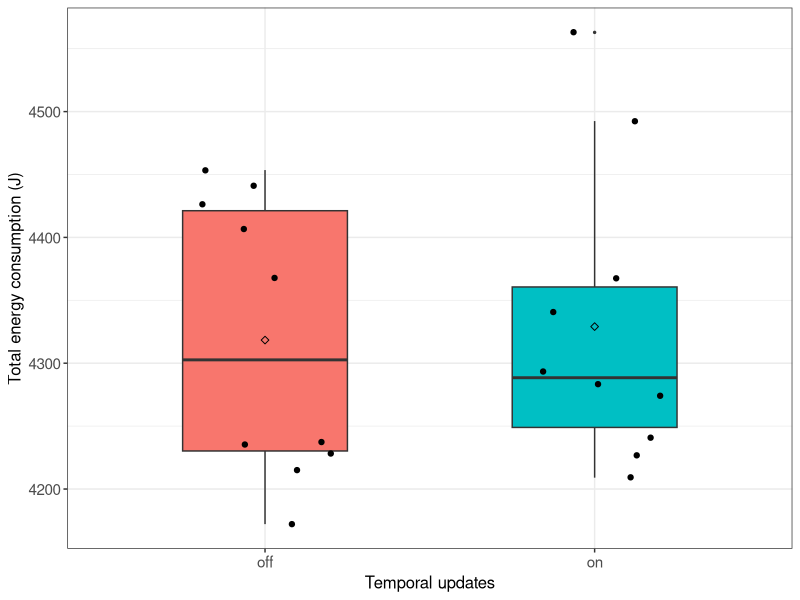
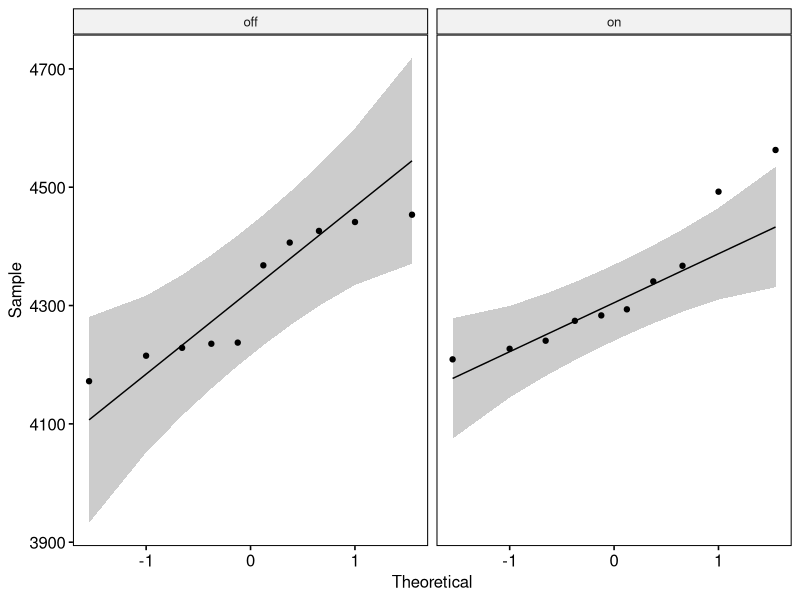

Here is the R script that generated these plots, in order:
## ---- chunk 1
if (!require('tidyverse')) install.packages('tidyverse', dependencies = TRUE); library('tidyverse')
if (!require('ggpubr')) install.packages('ggpubr', dependencies = TRUE); library('ggpubr')
if (!require('rstatix')) install.packages('rstatix', dependencies = TRUE); library('rstatix')
if (!require('ggplot2')) install.packages('ggplot2', dependencies = TRUE); library('ggplot2')
## ---- chunk 2
data <- read.csv(file = '../../raw_data/test_temporal_updates/run_table.csv')
data <- subset(data, select = c(X__run_id, temporal_updates, energy_J))
data$temporal_updates <- as.factor(data$temporal_updates)
data$energy_J <- as.numeric(data$energy_J)
## ---- chunk 3
data %>%
  group_by(temporal_updates) %>%
  get_summary_stats(energy_J, type = "mean_sd")
## ---- chunk 4
ggplot(data, aes(x = temporal_updates, y = energy_J, fill = temporal_updates)) +
  theme_bw() + 
  geom_boxplot(width = 0.5, outlier.size = 0.5) + 
  geom_jitter(width = 0.2) +
  stat_summary(fun = mean, color = 'black', geom = 'point', shape = 5, size = 1.5) +
  labs(x = "Temporal updates", y = "Total energy consumption (J)") +
  theme(legend.position = 'none') +
  theme(
    axis.title.x = element_text(size = 12, family = 'sans'),
    axis.title.y = element_text(size = 12, family = 'sans'),
    axis.text.x = element_text(size = 11, family = 'sans'),
    axis.text.y = element_text(size = 11, family = 'sans'),
    
  )
## ---- chunk 5
data %>% 
  group_by(temporal_updates) %>%
  identify_outliers(energy_J)
## ---- chunk 6
ggqqplot(data, x = "energy_J", facet.by = "temporal_updates")
## ---- chunk 7
data %>%
  group_by(temporal_updates) %>%
  shapiro_test(energy_J)
## ---- chunk 8
data %>%
  t_test(energy_J ~ temporal_updates) %>%
  add_significance()
